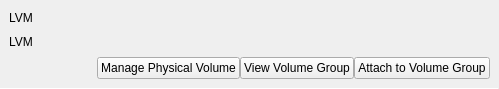
<?xml version="1.0" encoding="UTF-8"?>
<ui version="4.0">
 <class>LvmDiskPane</class>
 <widget class="QWidget" name="LvmDiskPane">
  <property name="geometry">
   <rect>
    <x>0</x>
    <y>0</y>
    <width>499</width>
    <height>89</height>
   </rect>
  </property>
  <property name="windowTitle">
   <string>Form</string>
  </property>
  <layout class="QVBoxLayout" name="verticalLayout_2">
   <property name="spacing">
    <number>0</number>
   </property>
   <property name="leftMargin">
    <number>0</number>
   </property>
   <property name="topMargin">
    <number>0</number>
   </property>
   <property name="rightMargin">
    <number>0</number>
   </property>
   <property name="bottomMargin">
    <number>0</number>
   </property>
   <item>
    <layout class="QVBoxLayout" name="verticalLayout">
     <property name="spacing">
      <number>6</number>
     </property>
     <property name="leftMargin">
      <number>9</number>
     </property>
     <property name="topMargin">
      <number>9</number>
     </property>
     <property name="rightMargin">
      <number>9</number>
     </property>
     <property name="bottomMargin">
      <number>9</number>
     </property>
     <item>
      <widget class="tSubtitleLabel" name="subtitleLabel">
       <property name="text">
        <string comment="ATA Disk acronym">LVM</string>
       </property>
      </widget>
     </item>
     <item>
      <widget class="QLabel" name="lvmDescription">
       <property name="text">
        <string notr="true">LVM</string>
       </property>
      </widget>
     </item>
     <item>
      <layout class="QHBoxLayout" name="horizontalLayout">
       <property name="spacing">
        <number>0</number>
       </property>
       <item>
        <spacer name="horizontalSpacer">
         <property name="orientation">
          <enum>Qt::Horizontal</enum>
         </property>
         <property name="sizeHint" stdset="0">
          <size>
           <width>40</width>
           <height>20</height>
          </size>
         </property>
        </spacer>
       </item>
       <item>
        <widget class="QPushButton" name="pvSettingsButton">
         <property name="text">
          <string>Manage Physical Volume</string>
         </property>
         <property name="icon">
          <iconset theme="configure">
           <normaloff>.</normaloff>.</iconset>
         </property>
        </widget>
       </item>
       <item>
        <widget class="QPushButton" name="viewVgButton">
         <property name="text">
          <string>View Volume Group</string>
         </property>
        </widget>
       </item>
       <item>
        <widget class="QPushButton" name="attachVgButton">
         <property name="text">
          <string>Attach to Volume Group</string>
         </property>
         <property name="icon">
          <iconset theme="list-add">
           <normaloff>.</normaloff>.</iconset>
         </property>
        </widget>
       </item>
      </layout>
     </item>
    </layout>
   </item>
   <item>
    <widget class="Line" name="singlePixelHorizontalLine">
     <property name="maximumSize">
      <size>
       <width>16777215</width>
       <height>1</height>
      </size>
     </property>
     <property name="orientation">
      <enum>Qt::Horizontal</enum>
     </property>
    </widget>
   </item>
  </layout>
 </widget>
 <customwidgets>
  <customwidget>
   <class>tSubtitleLabel</class>
   <extends>QLabel</extends>
   <header location="global">tsubtitlelabel.h</header>
  </customwidget>
 </customwidgets>
 <resources/>
 <connections/>
</ui>
